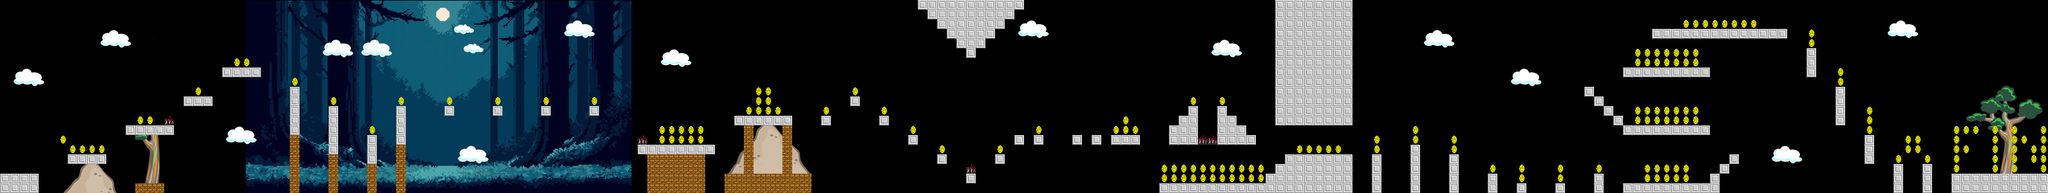

This game map was drawn from its Tiled (.tmx) file and the tilesets committed beside it. A one-line description and the trimmed map source follow:
An orthogonal 212x20 tile map with 16x16 px tiles, 4 tile layers (peligro, background, walls, monedas), 2 hidden layers not drawn, 1 image layer.

<map version="1.10" tiledversion="1.11.1-99-gec89c545" orientation="orthogonal" renderorder="right-down" width="212" height="20" tilewidth="16" tileheight="16" infinite="0" nextlayerid="10" nextobjectid="1">
 <tileset firstgid="1" name="tileSet-hd" tilewidth="16" tileheight="16" tilecount="256" columns="16">
  <image source="tileSet.png" trans="fe80fe" width="256" height="256" />
 </tileset>
 <imagelayer id="7" name="paisaje" offsetx="407" offsety="1.5" parallaxx="2" repeatx="1">
  <image source="alturas.jpg" width="639" height="360" />
 </imagelayer>
 <layer id="9" name="peligro" width="212" height="20">
  <data>[4240 cells, 5 non-empty, 1 distinct tile ids]</data>
 </layer>
 <layer id="1" name="background" width="212" height="20">
  <data>[4240 cells, 3734 non-empty, 147 distinct tile ids]</data>
 </layer>
 <imagelayer id="2" name="koalio" x="241" y="200" visible="0" offsetx="241" offsety="200">
  <image source="koalio-single.png" width="17" height="25" />
 </imagelayer>
 <layer id="3" name="walls" width="212" height="20">
  <data>[4240 cells, 458 non-empty, 3 distinct tile ids]</data>
 </layer>
 <imagelayer id="4" name="koalio-color" x="352" y="136" visible="0" opacity="0.5" offsetx="352" offsety="136">
  <image source="koalio-single.png" trans="127c91" width="17" height="25" />
 </imagelayer>
 <layer id="8" name="monedas" width="212" height="20">
  <data>[4240 cells, 173 non-empty, 1 distinct tile ids]</data>
 </layer>
</map>